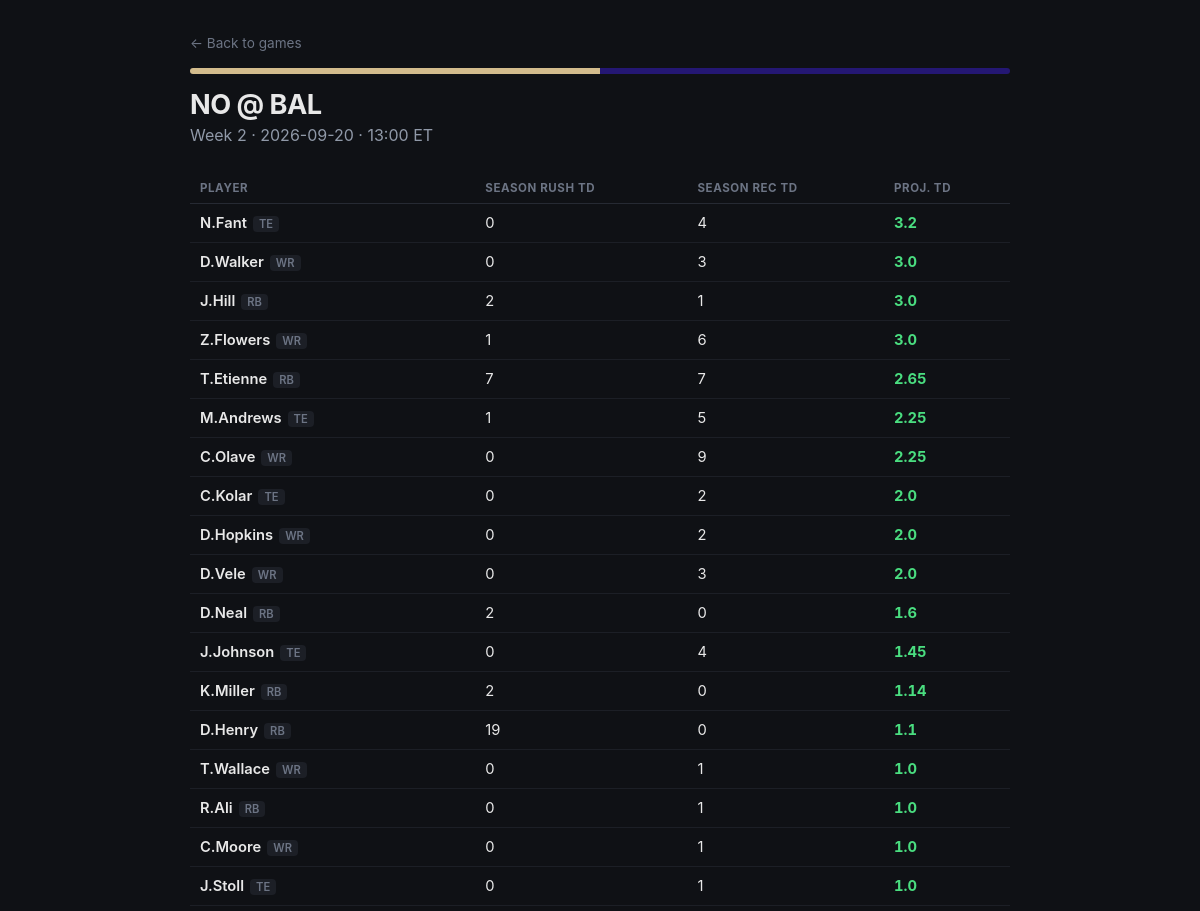
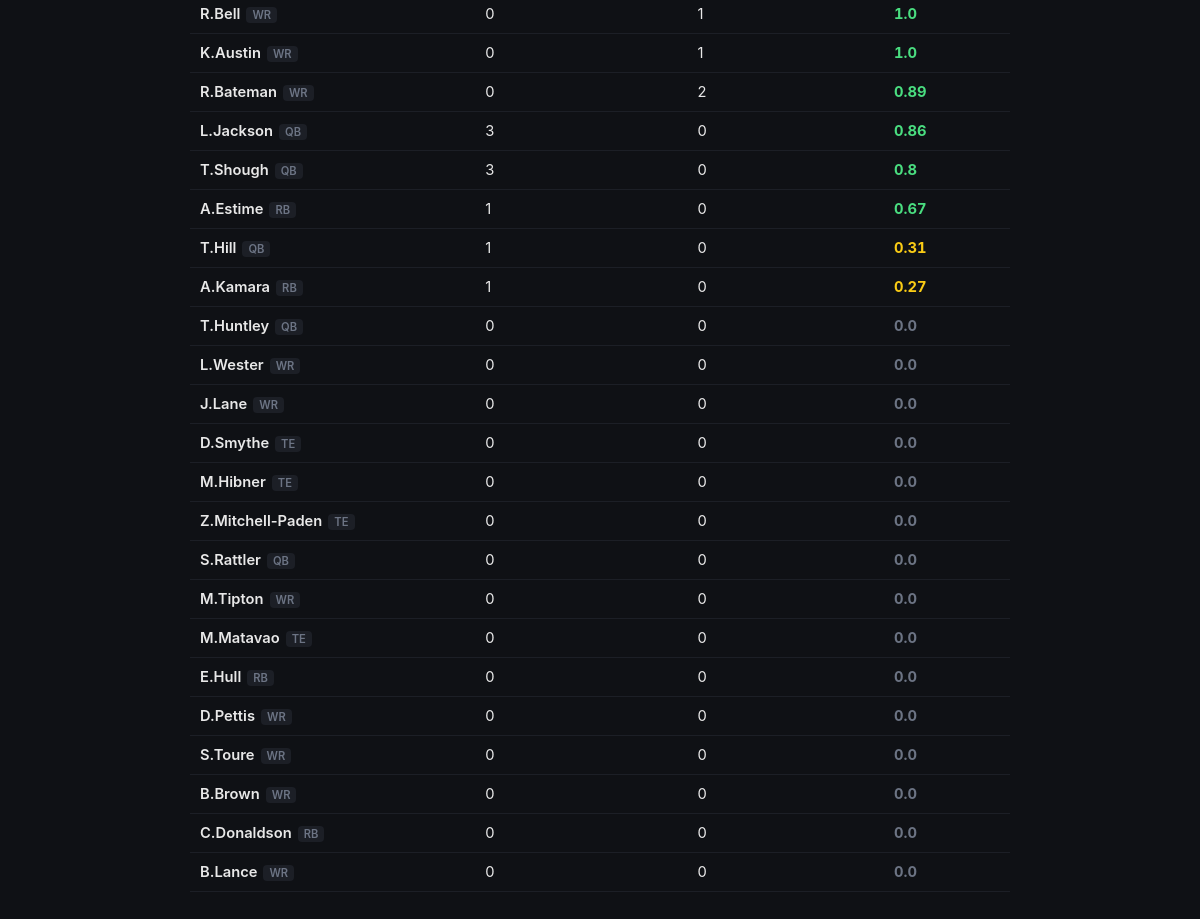
The app's page /game/2026_02_NO_BAL with its own data (2 pictures, top to bottom).
### tables this page shows
CREATE TABLE "schedule" (
"game_id" TEXT,
  "season" INTEGER,
  "week" INTEGER,
  "game_type" TEXT,
  "gameday" TEXT,
  "weekday" TEXT,
  "gametime" TEXT,
  "away_team" TEXT,
  "home_team" TEXT,
  "away_score" REAL,
  "home_score" REAL
);

CREATE TABLE "player_current_team" (
"player_id" TEXT,
  "player_name" TEXT,
  "current_team" TEXT,
  "position" TEXT
);

### app.py (the view)
@app.route("/game/<game_id>")
def game_detail(game_id):
    conn = get_connection()
    game_row = pd.read_sql("SELECT * FROM schedule WHERE game_id = ?", conn, params=(game_id,))
    if game_row.empty:
        conn.close()
        abort(404)
    game = game_row.iloc[0].to_dict()
    home_team = game["home_team"]
    away_team = game["away_team"]
    home_roster = get_team_roster(home_team, conn)
    away_roster = get_team_roster(away_team, conn)
    players = []
    for p in home_roster:
        players.append(get_player_projection(p["player_id"], p["player_name"], p["position"], away_team, conn))
    for p in away_roster:
        players.append(get_player_projection(p["player_id"], p["player_name"], p["position"], home_team, conn))
    conn.close()
    players.sort(key=lambda x: x["total_proj"], reverse=True)
    return render_template(
        "game.html",
        game=game,
        players=players,
        home_color=TEAM_COLORS.get(home_team, "#333"),
        away_color=TEAM_COLORS.get(away_team, "#333"),
    )

### app.py (called while the page is built)
def get_connection():
    return sqlite3.connect(DB_PATH)

def get_team_roster(team, conn):
    roster = pd.read_sql(
        "SELECT player_id, player_name, position FROM player_current_team WHERE current_team = ?",
        conn, params=(team,)
    )
    return roster.to_dict("records")

### templates/game.html (shortened to what this page needs)
<!DOCTYPE html>
<html lang="en">
<head>
</head>
<body>
  <div class="wrap">
    <a class="back" href="/">&larr; Back to games</a>
    <div class="header-bar">
      <span style="background: {{ away_color }};"></span>
      <span style="background: {{ home_color }};"></span>
    </div>
    <h1>{{ game.away_team }} @ {{ game.home_team }}</h1>
    <p class="meta">Week {{ game.week }} &middot; {{ game.gameday }} &middot; {{ game.gametime }} ET</p>
    {% if players|length == 0 %}
      <div class="empty">No player data found for these teams yet.</div>
    {% else %}
    <table>
      <tr>
        <th>Player</th>
        <th>Season Rush TD</th>
        <th>Season Rec TD</th>
        <th>Proj. TD</th>
      </tr>
      {% for p in players %}
      <tr>
        <td class="player-name">{{ p.player }}<span class="pos-tag">{{ p.position }}</span></td>
        <td>{{ p.rush_td }}</td>
        <td>{{ p.rec_td }}</td>
        <td class="proj-cell {% if p.total_proj >= 0.5 %}proj-high{% elif p.total_proj > 0 %}proj-mid{% else %}proj-low{% endif %}">
          {{ p.total_proj }}
        </td>
      </tr>
      {% endfor %}
    </table>
    {% endif %}
  </div>
</body>
</html>

### templates/game.html (style rules this page uses)
* { box-sizing: border-box; }
body { font-family: -apple-system, "Segoe UI", Arial, sans-serif; background: #0f1115; color: #e8e8e8; margin: 0; padding: 32px 24px 60px; }
.wrap { max-width: 820px; margin: 0 auto; }
a.back { color: #6c7484; text-decoration: none; font-size: 0.85rem; }
.header-bar { height: 6px; display: flex; border-radius: 4px; overflow: hidden; margin: 16px 0 14px; }
.header-bar span { flex: 1; }
h1 { font-size: 1.7rem; margin: 0 0 4px; letter-spacing: -0.02em; }
p.meta { color: #9099a8; margin-top: 0; margin-bottom: 28px; }
table { width: 100%; border-collapse: collapse; }
th { text-align: left; font-size: 0.72rem; text-transform: uppercase; letter-spacing: 0.05em; color: #6c7484; padding: 8px 10px; border-bottom: 1px solid #262a33; }
td { padding: 10px 10px; border-bottom: 1px solid #1c1f26; font-size: 0.92rem; }
.player-name { font-weight: 600; }
.pos-tag { display: inline-block; font-size: 0.7rem; color: #6c7484; background: #1c1f26; padding: 1px 6px; border-radius: 4px; margin-left: 6px; }
.proj-cell { font-weight: 700; font-variant-numeric: tabular-nums; }
.proj-high { color: #4ade80; }
.proj-mid { color: #facc15; }
.proj-low { color: #6c7484; }

### records on screen
schedule: away_team "NO", home_team "BAL", week "2", gameday "2026-09-20", gametime "13:00"
player_current_team: player "N.Fant", position "TE", rush_td "0", rec_td "4", total_proj "3.2"
player_current_team: player "D.Walker", position "WR", rush_td "0", rec_td "3", total_proj "3.0"
player_current_team: player "J.Hill", position "RB", rush_td "2", rec_td "1", total_proj "3.0"
player_current_team: player "Z.Flowers", position "WR", rush_td "1", rec_td "6", total_proj "3.0"
player_current_team: player "T.Etienne", position "RB", rush_td "7", rec_td "7", total_proj "2.65"
player_current_team: player "M.Andrews", position "TE", rush_td "1", rec_td "5", total_proj "2.25"
player_current_team: player "C.Olave", position "WR", rush_td "0", rec_td "9", total_proj "2.25"
player_current_team: player "C.Kolar", position "TE", rush_td "0", rec_td "2", total_proj "2.0"
player_current_team: player "D.Hopkins", position "WR", rush_td "0", rec_td "2", total_proj "2.0"
player_current_team: player "D.Vele", position "WR", rush_td "0", rec_td "3", total_proj "2.0"
player_current_team: player "D.Neal", position "RB", rush_td "2", rec_td "0", total_proj "1.6"
player_current_team: player "J.Johnson", position "TE", rush_td "0", rec_td "4", total_proj "1.45"
player_current_team: player "K.Miller", position "RB", rush_td "2", rec_td "0", total_proj "1.14"
player_current_team: player "D.Henry", position "RB", rush_td "19", rec_td "0", total_proj "1.1"
player_current_team: player "T.Wallace", position "WR", rush_td "0", rec_td "1", total_proj "1.0"
player_current_team: player "R.Ali", position "RB", rush_td "0", rec_td "1", total_proj "1.0"
player_current_team: player "C.Moore", position "WR", rush_td "0", rec_td "1", total_proj "1.0"
player_current_team: player "J.Stoll", position "TE", rush_td "0", rec_td "1", total_proj "1.0"
player_current_team: player "R.Bell", position "WR", rush_td "0", rec_td "1", total_proj "1.0"
player_current_team: player "K.Austin", position "WR", rush_td "0", rec_td "1", total_proj "1.0"
player_current_team: player "R.Bateman", position "WR", rush_td "0", rec_td "2", total_proj "0.89"
player_current_team: player "L.Jackson", position "QB", rush_td "3", rec_td "0", total_proj "0.86"
player_current_team: player "T.Shough", position "QB", rush_td "3", rec_td "0", total_proj "0.8"
player_current_team: player "A.Estime", position "RB", rush_td "1", rec_td "0", total_proj "0.67"
player_current_team: player "T.Hill", position "QB", rush_td "1", rec_td "0", total_proj "0.31"
player_current_team: player "A.Kamara", position "RB", rush_td "1", rec_td "0", total_proj "0.27"
player_current_team: player "T.Huntley", position "QB", rush_td "0", rec_td "0", total_proj "0.0"
player_current_team: player "L.Wester", position "WR", rush_td "0", rec_td "0", total_proj "0.0"
player_current_team: player "J.Lane", position "WR", rush_td "0", rec_td "0", total_proj "0.0"
player_current_team: player "D.Smythe", position "TE", rush_td "0", rec_td "0", total_proj "0.0"
player_current_team: player "M.Hibner", position "TE", rush_td "0", rec_td "0", total_proj "0.0"
player_current_team: player "Z.Mitchell-Paden", position "TE", rush_td "0", rec_td "0", total_proj "0.0"
player_current_team: player "S.Rattler", position "QB", rush_td "0", rec_td "0", total_proj "0.0"
player_current_team: player "M.Tipton", position "WR", rush_td "0", rec_td "0", total_proj "0.0"
player_current_team: player "M.Matavao", position "TE", rush_td "0", rec_td "0", total_proj "0.0"
player_current_team: player "E.Hull", position "RB", rush_td "0", rec_td "0", total_proj "0.0"
player_current_team: player "D.Pettis", position "WR", rush_td "0", rec_td "0", total_proj "0.0"
player_current_team: player "S.Toure", position "WR", rush_td "0", rec_td "0", total_proj "0.0"
player_current_team: player "B.Brown", position "WR", rush_td "0", rec_td "0", total_proj "0.0"
player_current_team: player "C.Donaldson", position "RB", rush_td "0", rec_td "0", total_proj "0.0"
player_current_team: player "B.Lance", position "WR", rush_td "0", rec_td "0", total_proj "0.0"
